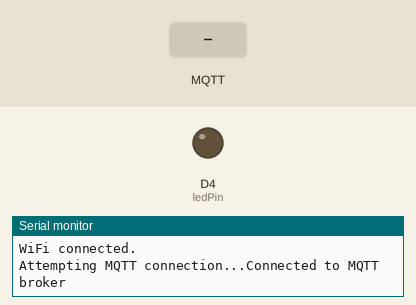
This sketch was run on a simulated Arduino MKR. Shown: output pins drawn as LEDs (lit = HIGH), the last lines printed to the serial monitor. Dashed ring = blinking. Inputs (shaded band) come from the test bench. WiFi joins after 1.5 s; servers stay silent unless stated; no MQTT or app messages arrive unless stated.

Above: at 2.7 s.
2.8 s: MQTT message "wave" arrives on the first subscribed topic
At 2.95 s:
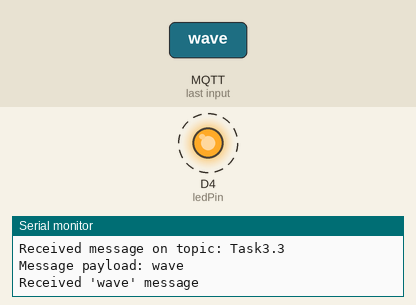
5.8 s: MQTT message "Task3.3" arrives on the first subscribed topic
7.3 s: MQTT message "1" arrives on the first subscribed topic
Timing chart, 0 to 10.3 s (numbered marks = the images above; inputs shaded):
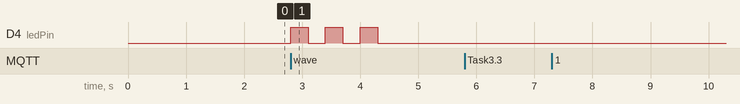

The sketch:

subscriber.ino
```cpp
#include <PubSubClient.h>
#include <WiFiNINA.h>

const char ssid[] = "SSID";
const char pass[] = "PASS";
const char broker[] = "BROKER";
int port = 8883;

const char mqttUser[] = "USER_NAME";
const char mqttPass[] = "USER_PASS";

WiFiSSLClient net;
PubSubClient client(net);

const int ledPin = 4;

void setup() {
  Serial.begin(115200);
  pinMode(ledPin, OUTPUT);

  WiFi.begin(ssid, pass);
  while (WiFi.status() != WL_CONNECTED) {
    delay(1000);
    Serial.print(".");
  }
  Serial.println("WiFi connected.");

  client.setServer(broker, port);
  client.setCallback(callback);
}

void callback(char* topic, byte* payload, unsigned int length) {
  String payloadStr;
  for (unsigned int i = 0; i < length; i++) {
    payloadStr += (char)payload[i];
  }

  Serial.print("Received message on topic: ");
  Serial.println(topic);
  Serial.print("Message payload: ");
  Serial.println(payloadStr);

  if (String(topic) == "Task3.3" && payloadStr == "wave") {
    Serial.println("Received 'wave' message");

    // Flash the LED three times
    for (int i = 0; i < 3; i++) {
      digitalWrite(ledPin, HIGH);
      delay(300);
      digitalWrite(ledPin, LOW);
      delay(300);
    }
  }
}

void reconnect() {
  while (!client.connected()) {
    Serial.print("Attempting MQTT connection...");
    if (client.connect("ArduinoClient", mqttUser, mqttPass)) {
      Serial.println("Connected to MQTT broker");
      client.subscribe("Task3.3");
    } else {
      Serial.print("Failed, rc=");
      Serial.print(client.state());
      Serial.println(" Retrying in 5 seconds...");
      delay(5000);
    }
  }
}

void loop() {
  if (!client.connected()) {
    reconnect();
  }
  client.loop();
}
```

Measured:
- after the input at 2.8 s, D4 (ledPin): alternates HIGH for 0.30 s and LOW for 0.30 s, 6 changes in all, then stays LOW, starting at once
